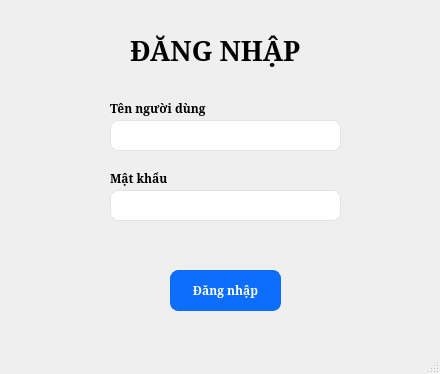
<?xml version="1.0" encoding="UTF-8"?>
<ui version="4.0">
 <class>MainWindow</class>
 <widget class="QMainWindow" name="MainWindow">
  <property name="geometry">
   <rect>
    <x>0</x>
    <y>0</y>
    <width>440</width>
    <height>374</height>
   </rect>
  </property>
  <property name="windowTitle">
   <string>MainWindow</string>
  </property>
  <property name="styleSheet">
   <string notr="true">QLabel {
  font-weight: 600;
}
QLabel#heading {
  font-size: 18px;
  margin-bottom: 10px;
}

QLabel#subheading {
  font-size: 12px;
  font-weight: normal;
  margin-bottom: 10px;
}
QLineEdit {
  border-radius: 8px;
  border: 1px solid #e0e4e7;
  padding: 5px 15px;
}

QLineEdit:focus {
  border: 1px solid #d0e3ff;
}

QLineEdit::placeholder {
  color: #767e89;
}
QPushButton {
  background-color: #0d6efd;
  color: #fff;
  font-weight: 600;
  border-radius: 8px;
  border: 1px solid #0d6efd;
  padding: 5px 15px;
  margin-top: 10px;
  outline: 0px;
}
QPushButton:hover,
QPushButton:focus {
  background-color: #0b5ed7;
  border: 3px solid #9ac3fe;
}</string>
  </property>
  <widget class="QWidget" name="centralwidget">
   <widget class="QLabel" name="label">
    <property name="geometry">
     <rect>
      <x>130</x>
      <y>30</y>
      <width>201</width>
      <height>41</height>
     </rect>
    </property>
    <property name="font">
     <font>
      <family>Serif</family>
      <pointsize>20</pointsize>
      <weight>75</weight>
      <bold>true</bold>
     </font>
    </property>
    <property name="text">
     <string>ĐĂNG NHẬP</string>
    </property>
   </widget>
   <widget class="QLineEdit" name="txtUser">
    <property name="geometry">
     <rect>
      <x>110</x>
      <y>120</y>
      <width>231</width>
      <height>31</height>
     </rect>
    </property>
   </widget>
   <widget class="QLineEdit" name="txtPassword">
    <property name="geometry">
     <rect>
      <x>110</x>
      <y>190</y>
      <width>231</width>
      <height>31</height>
     </rect>
    </property>
   </widget>
   <widget class="QLabel" name="label_2">
    <property name="geometry">
     <rect>
      <x>110</x>
      <y>100</y>
      <width>111</width>
      <height>16</height>
     </rect>
    </property>
    <property name="font">
     <font>
      <family>Serif</family>
      <weight>75</weight>
      <bold>true</bold>
     </font>
    </property>
    <property name="text">
     <string>Tên người dùng</string>
    </property>
   </widget>
   <widget class="QLabel" name="label_3">
    <property name="geometry">
     <rect>
      <x>110</x>
      <y>170</y>
      <width>101</width>
      <height>16</height>
     </rect>
    </property>
    <property name="font">
     <font>
      <family>Serif</family>
      <weight>75</weight>
      <bold>true</bold>
     </font>
    </property>
    <property name="text">
     <string>Mật khẩu</string>
    </property>
   </widget>
   <widget class="QPushButton" name="btnLogin">
    <property name="geometry">
     <rect>
      <x>170</x>
      <y>260</y>
      <width>111</width>
      <height>51</height>
     </rect>
    </property>
    <property name="font">
     <font>
      <family>Serif</family>
      <weight>75</weight>
      <bold>true</bold>
     </font>
    </property>
    <property name="text">
     <string>Đăng nhập</string>
    </property>
    <property name="autoDefault">
     <bool>false</bool>
    </property>
    <property name="default">
     <bool>false</bool>
    </property>
    <property name="flat">
     <bool>false</bool>
    </property>
   </widget>
   <widget class="QLabel" name="lblError">
    <property name="geometry">
     <rect>
      <x>110</x>
      <y>230</y>
      <width>231</width>
      <height>21</height>
     </rect>
    </property>
    <property name="font">
     <font>
      <family>Serif</family>
      <pointsize>12</pointsize>
      <weight>50</weight>
      <italic>false</italic>
      <bold>false</bold>
     </font>
    </property>
    <property name="styleSheet">
     <string notr="true">font: 12pt &quot;Serif&quot;;color:red;</string>
    </property>
    <property name="text">
     <string/>
    </property>
   </widget>
  </widget>
  <widget class="QMenuBar" name="menubar">
   <property name="geometry">
    <rect>
     <x>0</x>
     <y>0</y>
     <width>440</width>
     <height>20</height>
    </rect>
   </property>
  </widget>
  <widget class="QStatusBar" name="statusbar"/>
 </widget>
 <resources/>
 <connections/>
</ui>
